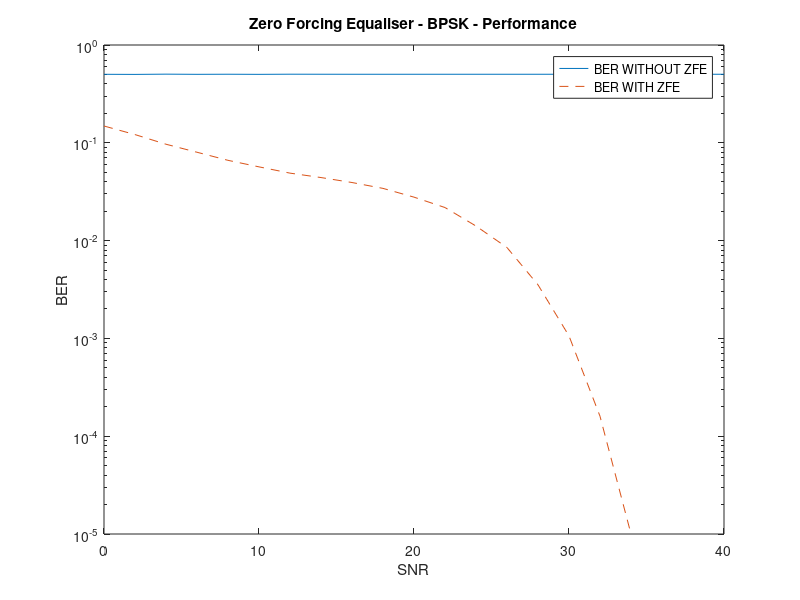

Recreate this plot in MATLAB.
clc;
clear all;
close all;

message = randi([0,1],1,100000);
snr = 0:2:40;
mod = 2;
L = 2; % No. of TAPS
r = 3; % 3 TAP EQUALISER
mod_msg = pskmod(message,mod);

h1 = 1; h2 = 0.7;
H = zeros(r,r+L-1);
for p = 1:r
H(p,p:p+L-1) = [h1 h2];
end

X = mod_msg;
X_1 = circshift(X,1);
X_1(1) = 0;
X1 = circshift(X,-1);
X1(end) = 0;
X2 = circshift(X,-2);
X2(end-1:end)= 0;
x = [X2;X1;X;X_1];

K = H*H';
H_pseudo = inv(inv(K)*K)*inv(K);
C = H_pseudo*H*[0;0;1;0];

ber_wo_ZFE = [];
ber_w_ZFE = [];

for p = 1:length(snr)
        k = [h1 h2]*[X;X_1];
        y = awgn(k,snr(p),'measured');
        Noise = y - k;

        k = [h1 h2]*[X1;X];
        y1 = awgn(k,snr(p),'measured');
        Noise_1 = y1 - k;
       
        k = [h1 h2]*[X2;X1];
        y2 = awgn(k,snr(p),'measured');
        Noise_2 = y2 - k;

                        
        Y = (H*x)+ [Noise_2;Noise_1;Noise];
        X_P = C.'*Y;
        
        demod_w_zfe = pskdemod(X_P',mod);
        demod_wo_zfe = pskdemod(y2',mod);
        
        [number,ratio1] = biterr(message,demod_w_zfe');
        [number2,ratio2] = biterr(message,demod_wo_zfe');
        
        ber_wo_ZFE = [ber_wo_ZFE,ratio2];
        ber_w_ZFE = [ber_w_ZFE,ratio1];
end

semilogy(snr,ber_wo_ZFE)
hold on
semilogy(snr,ber_w_ZFE,'--')
legend('BER WITHOUT ZFE','BER WITH ZFE')
title('Zero Forcing Equaliser - BPSK - Performance')
xlabel('SNR');
ylabel('BER');